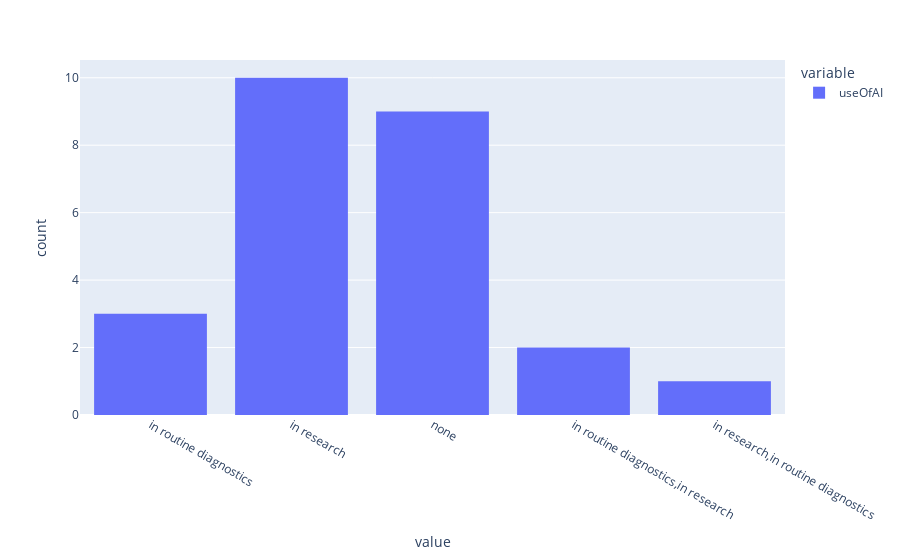

Source (notebook cell):
### Code cell
px.histogram(new_user_df['useOfAI'].iloc[:,0])

### Figure 1 — Plotly figure (JSON) as saved in the notebook; plotly's stock layout.template omitted (floating-point values rounded to 4 significant figures)
{"data": [{"alignmentgroup": "True", "bingroup": "x", "hovertemplate": "variable=useOfAI<br>value=%{x}<br>count=%{y}<extra></extra>", "legendgroup": "useOfAI", "marker": {"color": "#636efa", "pattern": {"shape": ""}}, "name": "useOfAI", "offsetgroup": "useOfAI", "orientation": "v", "showlegend": true, "type": "histogram", "x": ["in routine diagnostics", "in research", ["in research"], ["in routine diagnostics"], ["in research"], ["in research"], ["none"], ["none"], ["none"], ["in routine diagnostics", "in research"], ["none"], ["in routine diagnostics", "in research"], ["in research"], ["in research", "in routine diagnostics"], ["in research"], ["in research"], ["in research"], ["in routine diagnostics"], ["none"], ["in research"], ["none"], ["none"], ["none"], ["in research"], ["none"]], "xaxis": "x", "yaxis": "y"}], "layout": {"barmode": "relative", "legend": {"title": {"text": "variable"}, "tracegroupgap": 0}, "margin": {"t": 60}, "xaxis": {"anchor": "y", "domain": [0, 1], "title": {"text": "value"}}, "yaxis": {"anchor": "x", "domain": [0, 1], "title": {"text": "count"}}}}
